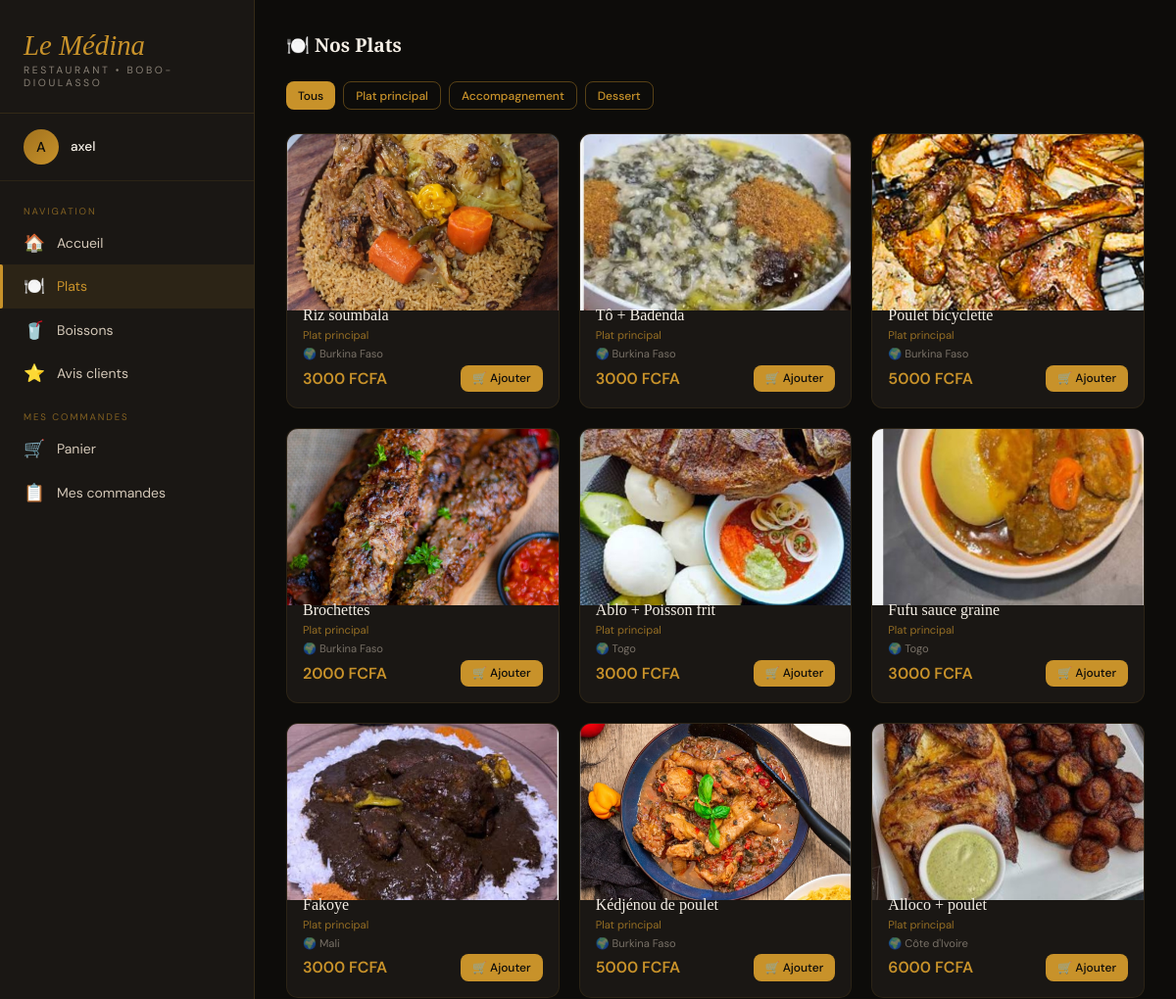
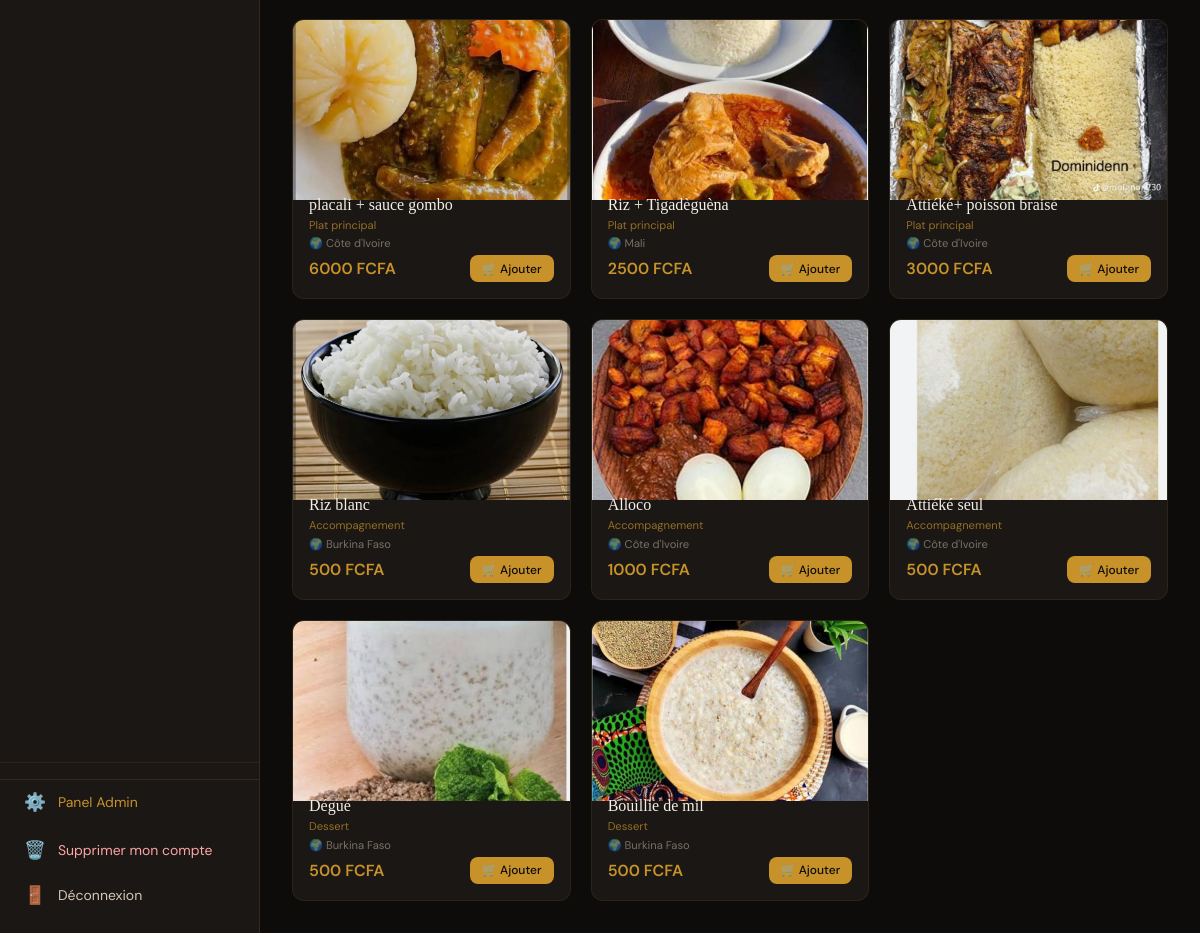
Before: /plats/ (signed in) with the older database file (2 pictures, top to bottom).
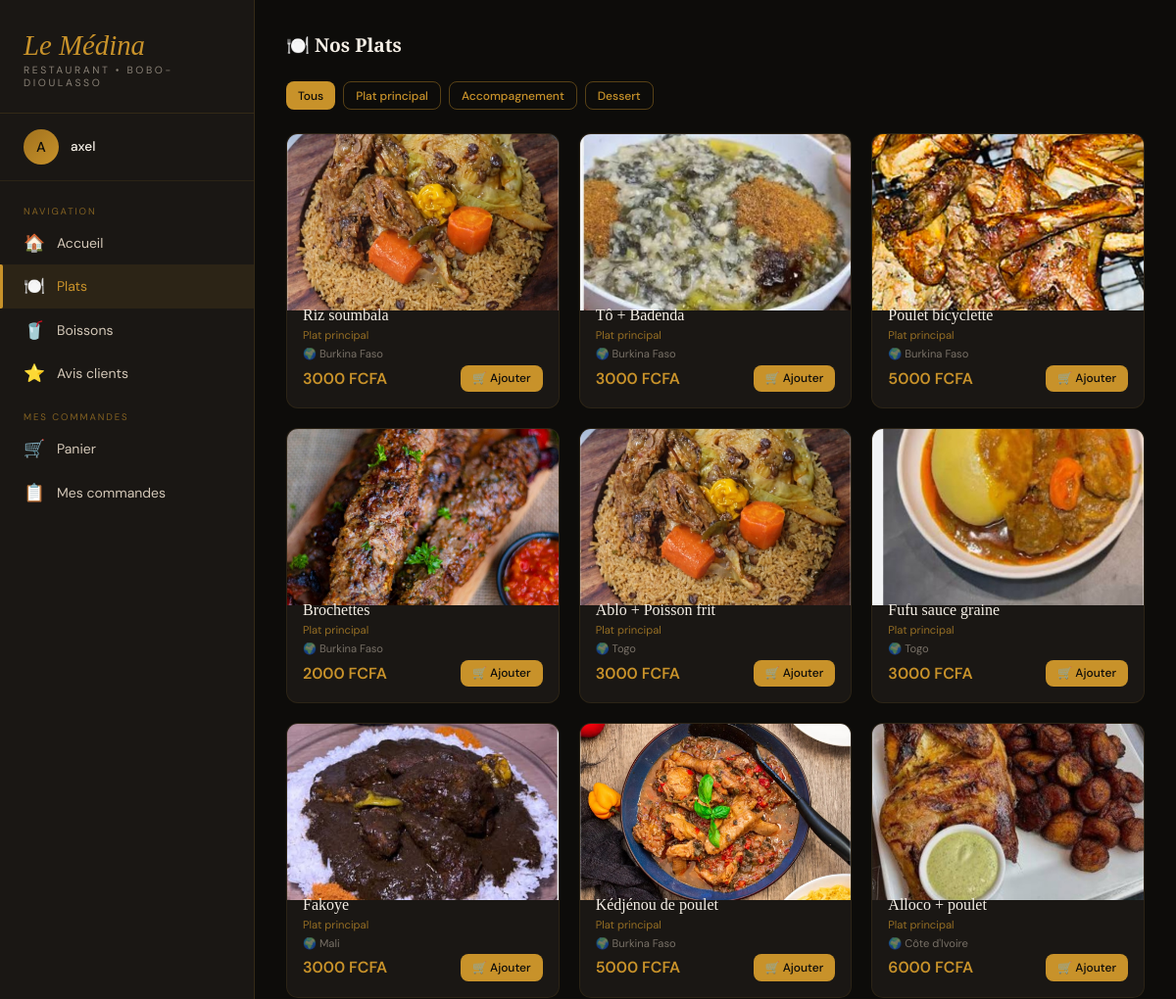
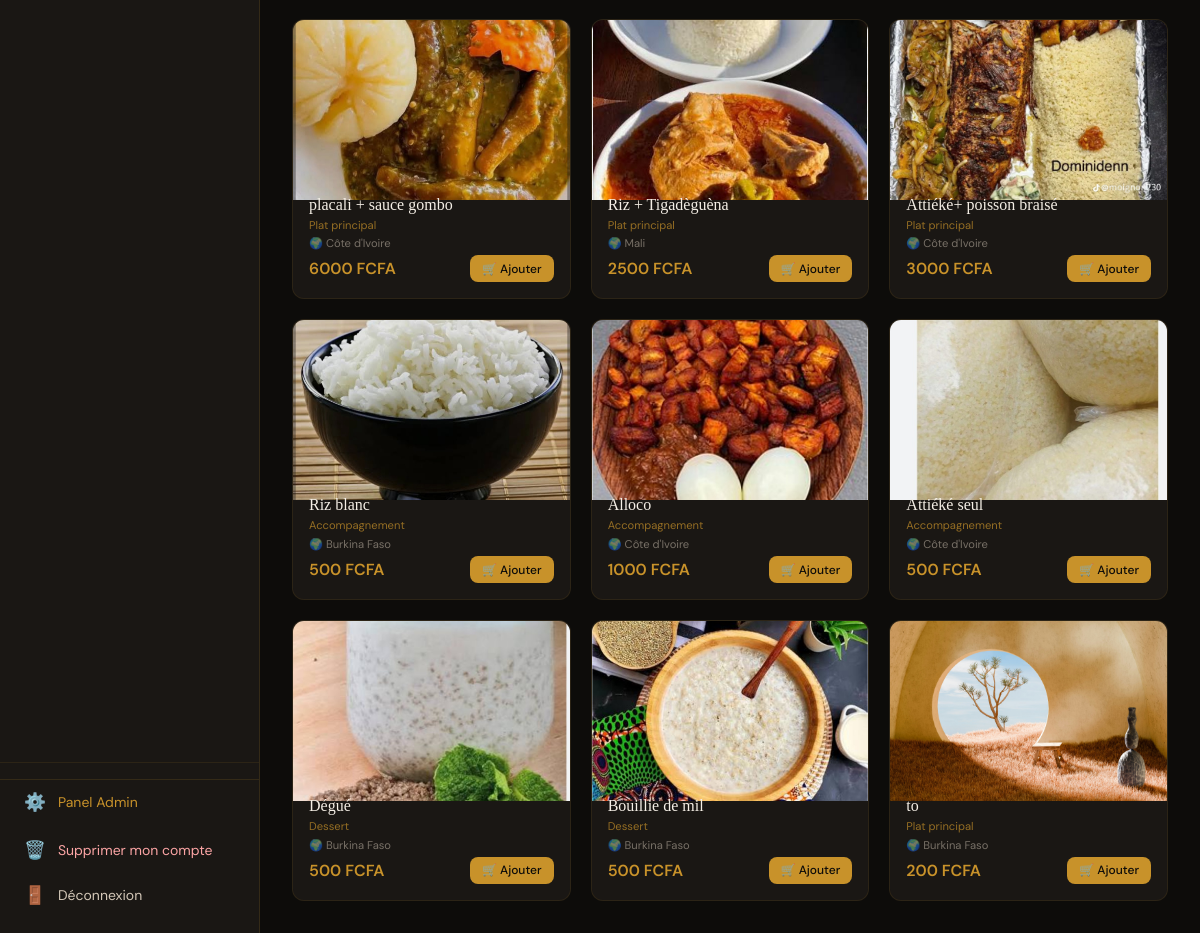
After: the same page with the newer database file (2 pictures, top to bottom).
### shop/models.py (models this page shows, shortened)
class Plat(models.Model):
    CATEGORIES = [
        ('plat', 'Plat principal'),
        ('accompagnement', 'Accompagnement'),
        ('dessert', 'Dessert'),
    ]
    nom = models.CharField(max_length=100)
    prix = models.DecimalField(max_digits=8, decimal_places=2)
    disponible = models.BooleanField(default=True)
    categorie = models.CharField(max_length=20, choices=CATEGORIES, blank=True)
    pays = models.CharField(max_length=2, choices=PAYS, blank=True)
    image = models.ImageField(upload_to='plats/', null=True, blank=True)

### shop/views.py (the view)
# urls.py: path('plats/', views.plats_view, name='plats'),
@login_required
def plats_view(request):
    categories = Plat.CATEGORIES
    cat_filtre = request.GET.get('categorie')
    plats = Plat.objects.filter(disponible=True)
    if cat_filtre:
        plats = plats.filter(categorie=cat_filtre)
    nb_panier = Panier.objects.filter(utilisateur=request.user).count()
    return render(request, 'shop/plats.html', {
        'plats': plats, 'categories': categories,
        'cat_id': cat_filtre, 'nb_panier': nb_panier,
    })

### shop/templates/shop/plats.html (shortened to what this page needs)
{% extends 'shop/base.html' %}
{% block content %}
<div class="content">
  <div class="section-header">
    <h2 class="section-title">🍽️ Nos Plats</h2>
  </div>
  {% if categories %}
  <div style="display:flex;gap:0.5rem;flex-wrap:wrap;margin-bottom:1.5rem;">
    <a href="{% url 'plats' %}" class="btn btn-sm {% if not cat_id %}btn-or{% else %}btn-outline{% endif %}">Tous</a>
    {% for valeur, label in categories %}
    <a href="?categorie={{ valeur }}" class="btn btn-sm {% if cat_id == valeur %}btn-or{% else %}btn-outline{% endif %}">
      {{ label }}
    </a>
    {% endfor %}
  </div>
  {% endif %}
  {% if plats %}
  <div class="grid-cards">
    {% for plat in plats %}
    <div class="card">
      <div class="card-img">
        {% if plat.image %}
        <img src="{{ plat.image.url }}" alt="{{ plat.nom }}" style="width:100%;height:200px;object-fit:cover;">
        {% else %}
          🥘
        {% endif %}
      </div>
      <div class="card-body">
        <div class="card-nom">{{ plat.nom }}</div>
        {% if plat.categorie %}<div style="font-size:0.7rem;color:var(--or);opacity:0.7;margin-bottom:0.3rem;">{{ plat.get_categorie_display }}</div>{% endif %}
        {% if plat.pays %}<div style="font-size:0.7rem;opacity:0.5;margin-bottom:0.3rem;">🌍 {{ plat.get_pays_display }}</div>{% endif %}
        <div class="card-footer">
          <span class="prix">{{ plat.prix|floatformat:0 }} FCFA</span>
          <a href="{% url 'ajouter_plat' plat.id %}" class="btn btn-or btn-sm">🛒 Ajouter</a>
        </div>
      </div>
    </div>
    {% endfor %}
  </div>
  {% else %}
  <div class="empty-state">
    <div class="empty-icon">🍽️</div>
    <p>Aucun plat disponible pour le moment.</p>
  </div>
  {% endif %}
</div>
{% endblock %}

### shop/templates/shop/base.html (shortened to what this page needs)
{% load static %}
<!DOCTYPE html>
<html lang="fr">
<head>
</head>
<body>
{% if user.is_authenticated %}
<aside class="sidebar">
  <div class="sidebar-logo">
    <div class="logo-ar">Le Médina</div>
    <div class="logo-sub">Restaurant • Bobo-Dioulasso</div>
  </div>
  <div class="sidebar-user">
    <div class="user-avatar">{{ user.username|first|upper }}</div>
    <div class="user-name">{{ user.username }}</div>
  </div>
  <nav class="sidebar-nav">
    <div class="nav-section">Navigation</div>
    <a href="{% url 'accueil' %}" class="nav-link {% if request.resolver_match.url_name == 'accueil' %}active{% endif %}">
      <span class="nav-icon">🏠</span> Accueil
    </a>
    <a href="{% url 'plats' %}" class="nav-link {% if request.resolver_match.url_name == 'plats' %}active{% endif %}">
      <span class="nav-icon">🍽️</span> Plats
    </a>
    <a href="{% url 'boissons' %}" class="nav-link {% if request.resolver_match.url_name == 'boissons' %}active{% endif %}">
      <span class="nav-icon">🥤</span> Boissons
    </a>
    <a href="{% url 'avis' %}" class="nav-link {% if request.resolver_match.url_name == 'avis' %}active{% endif %}">
      <span class="nav-icon">⭐</span> Avis clients
    </a>
    <div class="nav-section" style="margin-top:0.5rem;">Mes commandes</div>
    <a href="{% url 'panier' %}" class="nav-link {% if request.resolver_match.url_name == 'panier' %}active{% endif %}">
      <span class="nav-icon">🛒</span> Panier
    </a>
    <a href="{% url 'commandes' %}" class="nav-link {% if request.resolver_match.url_name == 'commandes' or request.resolver_match.url_name == 'detail_commande' %}active{% endif %}">
      <span class="nav-icon">📋</span> Mes commandes
    </a>
  </nav>
  <div class="sidebar-footer">
    {% if user.is_staff %}
    <a href="{% url 'admin_dashboard' %}" class="nav-link" style="color:var(--or);border-top:1px solid rgba(200,146,42,0.15);margin-bottom:.25rem;">
      <span class="nav-icon">⚙️</span> Panel Admin
    </a>
    {% endif %}
    <a href="{% url 'supprimer_compte' %}" class="nav-link" style="color:#fca5a5;">
      <span class="nav-icon">🗑️</span> Supprimer mon compte
    </a>
    <a href="{% url 'logout' %}" class="nav-link">
      <span class="nav-icon">🚪</span> Déconnexion
    </a>
  </div>
</aside>
{% endif %}
<main class="main">
  {% block content %}{% endblock %}
</main>
</body>
</html>

### shop/templates/shop/base.html (style rules this page uses)
:root { --or: #c8922a; --or-clair: #e8b84b; --or-fonce: #a0711e; --noir: #0d0c0a; --brun: #1a1714; --brun-moyen: #2a2520; --brun-clair: #3d352c; --creme: #f5efe6; --creme-fonce: #e8ddd0; --texte: #d4c8b8; --texte-clair: #f5efe6; --sidebar-w: 260px; }
* { margin: 0; padding: 0; box-sizing: border-box; }
body { font-family: 'DM Sans', sans-serif; background: var(--noir); color: var(--texte); min-height: 100vh; display: flex; }
.sidebar { width: var(--sidebar-w); background: var(--brun); border-right: 1px solid rgba(200,146,42,0.15); position: fixed; top: 0; left: 0; bottom: 0; display: flex; flex-direction: column; z-index: 100; overflow: hidden; }
.sidebar-logo { padding: 2rem 1.5rem 1.5rem; border-bottom: 1px solid rgba(200,146,42,0.15); }
.sidebar-logo .logo-ar { font-family: 'Playfair Display', serif; font-style: italic; font-size: 1.8rem; color: var(--or); line-height: 1; }
.sidebar-logo .logo-sub { font-size: 0.65rem; letter-spacing: 0.25em; text-transform: uppercase; color: var(--texte); opacity: 0.6; margin-top: 0.25rem; }
.sidebar-user { padding: 1rem 1.5rem; border-bottom: 1px solid rgba(200,146,42,0.1); display: flex; align-items: center; gap: 0.75rem; }
.user-avatar { width: 36px; height: 36px; border-radius: 50%; background: linear-gradient(135deg, var(--or-fonce), var(--or)); display: flex; align-items: center; justify-content: center; font-size: 0.9rem; font-weight: 500; color: var(--noir); flex-shrink: 0; }
.user-name { font-size: 0.85rem; font-weight: 500; color: var(--creme); white-space: nowrap; overflow: hidden; text-overflow: ellipsis; }
.sidebar-nav { flex: 1; padding: 1rem 0; overflow-y: auto; }
.nav-section { padding: 0.5rem 1.5rem 0.25rem; font-size: 0.6rem; letter-spacing: 0.2em; text-transform: uppercase; color: var(--or); opacity: 0.6; }
.nav-link { display: flex; align-items: center; gap: 0.75rem; padding: 0.7rem 1.5rem; color: var(--texte); text-decoration: none; font-size: 0.875rem; font-weight: 400; transition: all 0.2s; position: relative; }
.nav-link.active { color: var(--or); background: rgba(200,146,42,0.1); }
.nav-link.active::before { content: ''; position: absolute; left: 0; top: 0; bottom: 0; width: 3px; background: var(--or); border-radius: 0 2px 2px 0; }
.nav-icon { font-size: 1.1rem; flex-shrink: 0; }
.sidebar-footer { padding: 1rem 0; border-top: 1px solid rgba(200,146,42,0.1); }
.main { margin-left: var(--sidebar-w); flex: 1; min-height: 100vh; display: flex; flex-direction: column; }
.content { flex: 1; padding: 2rem; }
.grid-cards { display: grid; grid-template-columns: repeat(auto-fill, minmax(240px, 1fr)); gap: 1.25rem; }
.card { background: var(--brun); border: 1px solid rgba(200,146,42,0.1); border-radius: 12px; overflow: hidden; transition: transform 0.2s, border-color 0.2s; }
.card-img { width: 100%; height: 160px; object-fit: cover; background: var(--brun-moyen); display: flex; align-items: center; justify-content: center; font-size: 3rem; }
.card-body { padding: 1rem; }
.card-nom { font-family: 'Playfair Display', serif; font-size: 1rem; color: var(--creme); margin-bottom: 0.25rem; }
.card-footer { display: flex; align-items: center; justify-content: space-between; }
.prix { font-size: 1rem; font-weight: 600; color: var(--or); }
.btn { display: inline-flex; align-items: center; gap: 0.4rem; padding: 0.5rem 1rem; border-radius: 8px; border: none; cursor: pointer; font-family: 'DM Sans', sans-serif; font-size: 0.8rem; font-weight: 500; text-decoration: none; transition: all 0.2s; }
.btn-or { background: var(--or); color: var(--noir); }
.btn-outline { background: transparent; border: 1px solid rgba(200,146,42,0.4); color: var(--or); }
.btn-sm { padding: 0.35rem 0.75rem; font-size: 0.75rem; }
.section-header { display: flex; align-items: center; justify-content: space-between; margin-bottom: 1.5rem; }
.section-title { font-family: 'Playfair Display', serif; font-size: 1.2rem; color: var(--creme); }

Changed rows visible on the page:
changed Plat "Ablo + Poisson frit": image: a different picture
added Plat: image (picture), nom "to", categorie "Plat principal", pays "Burkina Faso", prix "200"
